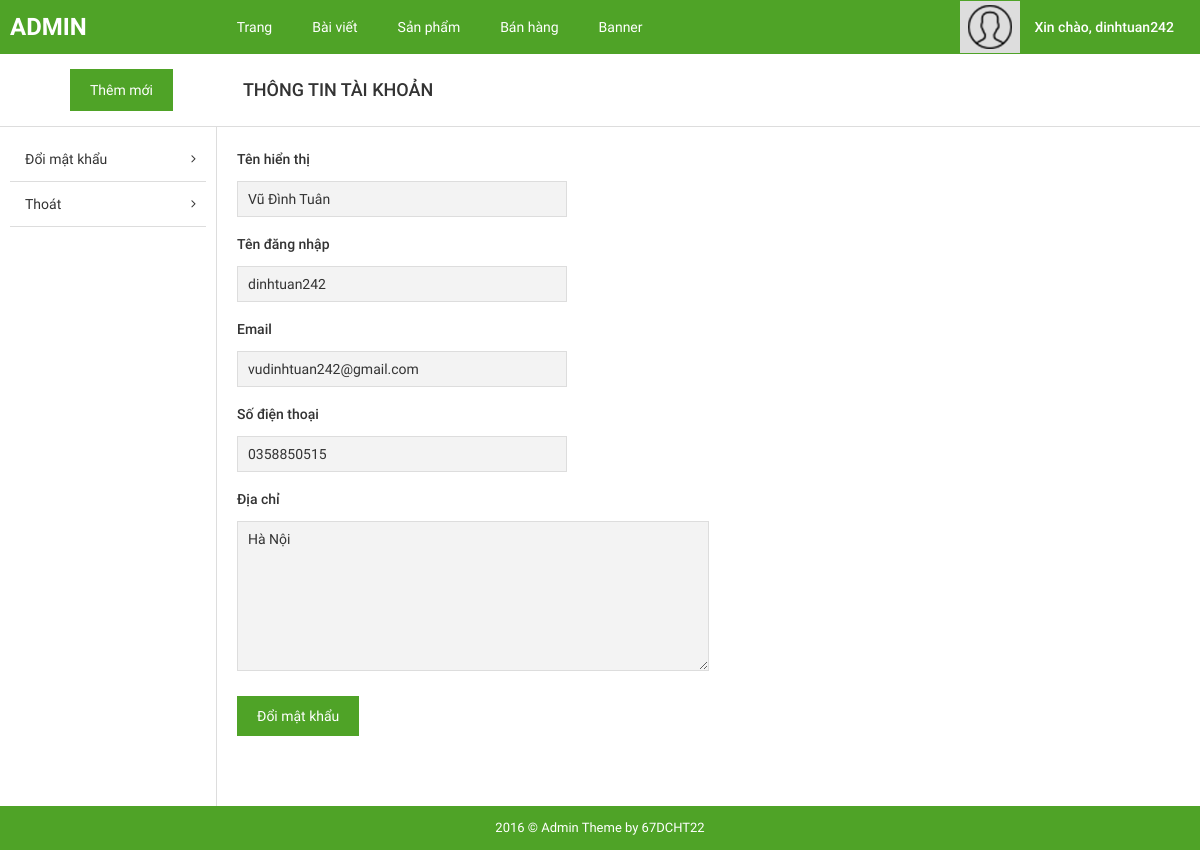
/admin/?page=info_account (signed in), run on an earlier commit of the app's database.
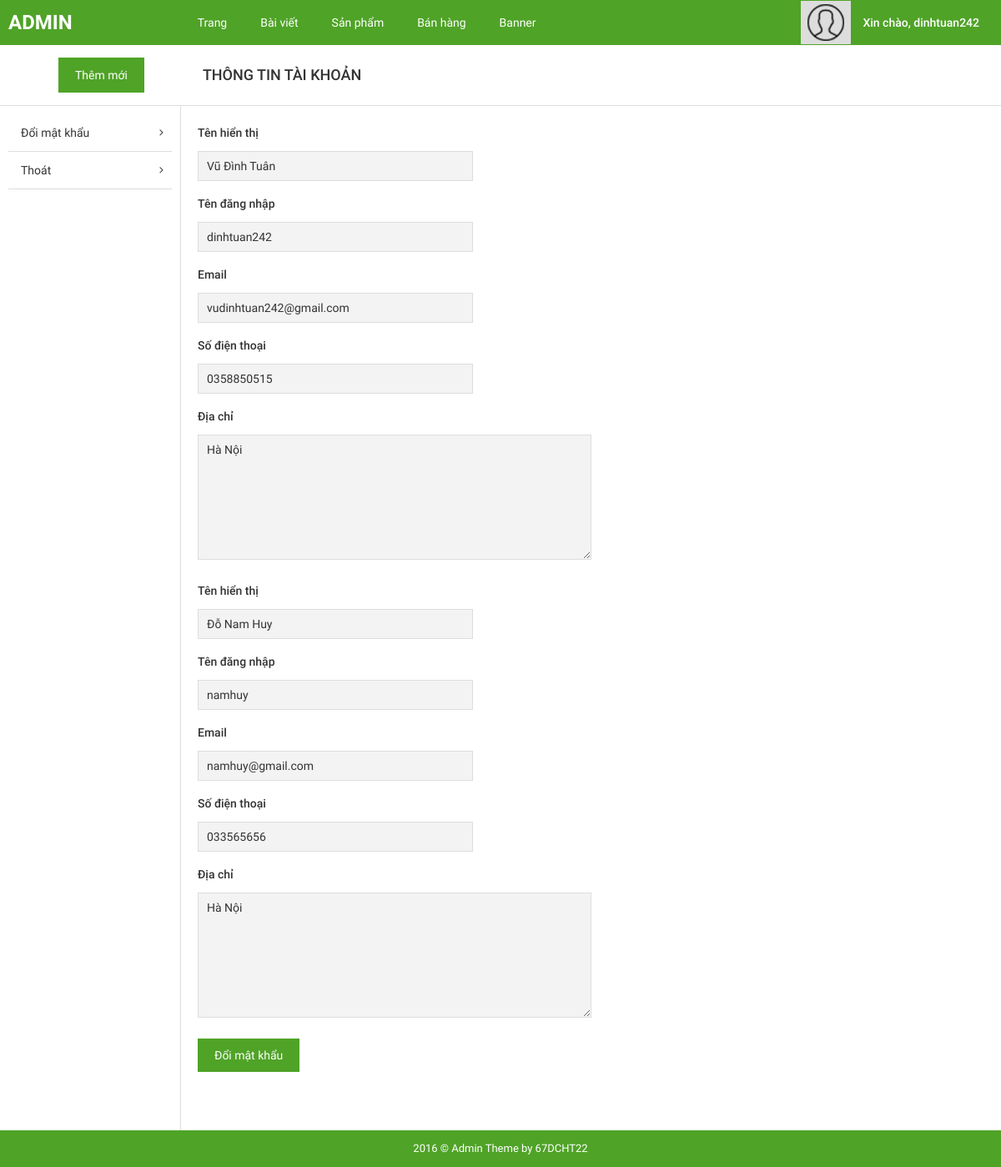
And on a later commit of the database.
### tables this page shows
CREATE TABLE `tbl_user` (
  `username` varchar(30) NOT NULL,
  `name` char(50) DEFAULT NULL,
  `email` varchar(200) DEFAULT NULL,
  `phone` varchar(10) DEFAULT NULL,
  `address` varchar(200) DEFAULT NULL,
  `password` varchar(10) NOT NULL
);

### admin/pages/info_account.php (the view, shortened to what the changed rows need)
<div id="main-content-wp" class="info-account-page">
    <div class="section" id="title-page">
        <div class="clearfix">
            <a href="?page=add_product" title="" id="add-new" class="fl-left">Thêm mới</a>
            <h3 id="index" class="fl-left">Thông tin tài khoản</h3>
        </div>
    </div>
    <div class="wrap clearfix">
        <div id="sidebar" class="fl-left">
            <ul id="list-cat">
                <li>
                    <a href="?page=change_pass" title="">Đổi mật khẩu</a>
                </li>
                <li>
                    <a href="?page=login" title="">Thoát</a>
                </li>
            </ul>
        </div>
        <div id="content" class="fl-right">
            <div class="section" id="detail-page">
                <div class="section-detail">
                    <form method="POST" action="?page=change_pass">
                        <?php
                           include("../config/dbconfig.php");
                           mysqli_set_charset($conn, 'UTF8');
                           $sql = "SELECT * from tbl_user";
                           $run = mysqli_query($conn, $sql);
                           while ($row = mysqli_fetch_array($run)) {
                        ;?>
                        <label for="display-name">Tên hiển thị</label>
                        <input type="text" name="display-name" id="display-name" value="<?php echo $row["name"];?>" readonly="readonly" style="cursor: not-allowed; background: #f3f3f3;">
                        <label for="username">Tên đăng nhập</label>
                        <input type="text" name="username" id="username" placeholder="admin" readonly="readonly" value="<?php echo $row["username"];?>">
                        <label for="email">Email</label>
                        <input type="email" name="email" id="email" value="<?php echo $row["email"];?>" readonly="readonly" style="cursor: not-allowed; background: #f3f3f3;">
                        <label for="tel">Số điện thoại</label>
                        <input type="tel" name="tel" id="tel" value="<?php echo $row["phone"];?>" readonly="readonly" style="cursor: not-allowed; background: #f3f3f3;">
                        <label for="address">Địa chỉ</label>
                        <textarea name="address" id="address" readonly="readonly" style="cursor: not-allowed; background: #f3f3f3;"><?php echo $row["address"];?></textarea>
                    <?php } ?>
                        <button type="submit" name="btn-submit" id="btn-submit">Đổi mật khẩu</button>
                    </form>
                </div>
            </div>
        </div>
    </div>
</div>

### admin/inc/header.php (shortened to what the changed rows need)
<!DOCTYPE html>
<html>
    <head>
        <link href="public/css/bootstrap/bootstrap.min.css" rel="stylesheet" type="text/css"/>
        <link href="public/css/bootstrap/bootstrap-theme.min.css" rel="stylesheet" type="text/css"/>
        <link href="public/reset.css" rel="stylesheet" type="text/css"/>
        <link href="public/css/font-awesome/css/font-awesome.min.css" rel="stylesheet" type="text/css"/>
        <link href="public/style.css" rel="stylesheet" type="text/css"/>
        <link href="public/responsive.css" rel="stylesheet" type="text/css"/>
    </head>
    <body>
        <div id="site">
            <div id="container">
                <div id="header-wp">
                    <div class="wp-inner clearfix">
                        <a href="?page=list_post" title="" id="logo" class="fl-left">ADMIN</a>
                        <ul id="main-menu" class="fl-left">
                            <li>
                                <a href="?page=list_page" title="">Trang</a>
                            </li>
                            <li>
                                <a href="?page=list_post" title="">Bài viết</a>
                            </li>
                            <li>
                                <a href="?page=list_product" title="">Sản phẩm</a>
                            </li>
                            <li>
                                <a href="?page=list_order" title="">Bán hàng</a>
                            </li>
                            <li>
                                <a href="?page=list_banner" title="">Banner</a>
                            </li>
                        </ul>
                        <div id="dropdown-user" class="dropdown dropdown-extended fl-right">
                            <button class="dropdown-toggle clearfix" type="button"  data-toggle="dropdown" aria-haspopup="true" aria-expanded="true">
                                <div id="thumb-circle" class="fl-left">
                                    <img src="public/images/img-admin.png">
                                </div>
                                <?php
                                    include("../config/dbconfig.php");
                                    $email = $_SESSION['email'];
                                    $sql = "SELECT * from tbl_user where email = '$email'";
                                    $run = mysqli_query($conn, $sql);
                                    $row = mysqli_fetch_array($run);
                                ;?>
                                <h3 id="account" class="fl-right">Xin chào, <?php echo $row["username"];?></h3>
                            </button>
                        </div>
                    </div>
                </div>

What changed in the data, as far as the page shows it:
added tbl_user: display-name "Đỗ Nam Huy", username "namhuy", email "namhuy@gmail.com", tel "033565656", address "Hà Nội"
